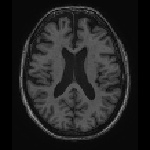
#> input picture train/ad/ad_train_1.jpg, 150 x 150 px, given in place of HF030002_0301_0079.jpg, which was not available
$ jupyter execute --allow-errors general.ipynb   (shell and % lines are left out)
#> lines starting #> are read from the running program, lines starting #| are printed output that depends on the picture; after the words box and inside, x2 and y2 are one past the last pixel; in counts of white or black regions, pixels touching at a corner belong together; pictures that were not available may be replaced by others from this repository, and a replacement may not be noted
[cell 1]
import cv2, sys
import matplotlib.pyplot as plt
import numpy as np

image_general = cv2.imread("C:/opencv_practice/general/HF030002_0301_0079.jpg", cv2.IMREAD_UNCHANGED)
#> image_general is the input picture: shape (150, 150, 3); min 0, max 151, mean 33.8
image_gray_general = cv2.imread("C:/opencv_practice/general/HF030002_0301_0079.jpg", cv2.IMREAD_GRAYSCALE)
#> image_gray_general: shape (150, 150); min 0, max 151, mean 33.8


image_general = cv2.resize(image_general, dsize=(480, 640), interpolation=cv2.INTER_AREA)
#> image_general: shape (640, 480, 3)
image_gray_general = cv2.resize(image_gray_general, dsize=(480, 640), interpolation=cv2.INTER_AREA)
#> image_gray_general: shape (640, 480)


cv2.imshow('image', image_general)
cv2.imshow('image_gray', image_gray_general)
cv2.waitKey(0)
cv2.destroyAllWindows()

[cell 2]
blur_general = cv2.GaussianBlur(image_gray_general, ksize=(7,7), sigmaX=3)
cv2.imshow('blur_general', blur_general)
cv2.waitKey(0)
cv2.destroyAllWindows()

[cell 3]
ret, thresh1 = cv2.threshold(blur_general, 40, 255, cv2.THRESH_BINARY)
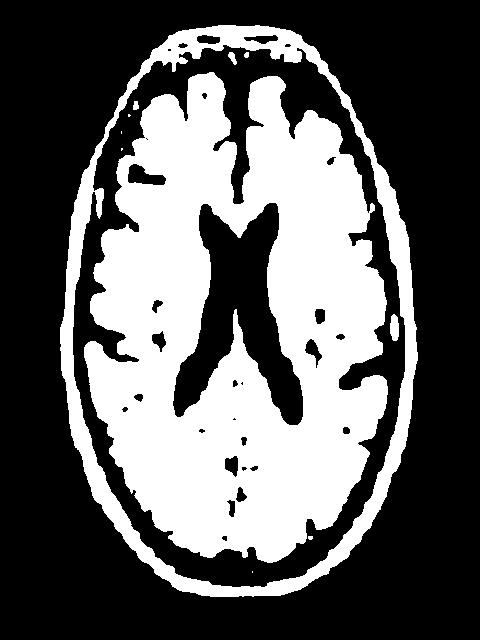
#> thresh1: shape (640, 480); 37.4% white; 11 white regions (5 under 20 px), largest, box (x1, y1, x2, y2) and area: (84, 72, 388, 563) 94352, (60, 25, 418, 597) 20030, (390, 314, 399, 341) 198, (228, 52, 237, 65) 66, (133, 101, 139, 110) 44, (244, 52, 249, 58) 25

cv2.imshow('thresh1', thresh1)
cv2.waitKey(0)
cv2.destroyAllWindows()

[cell 4]
edged_general = cv2.Canny(thresh1, 10, 250)
#> edged_general: shape (640, 480); 2.4% white in thin lines or dots, all inside (x1, y1, x2, y2) = (59, 24, 418, 597)
cv2.imshow('edged_general', edged_general)
cv2.waitKey(0)
cv2.destroyAllWindows()

[cell 5]
contour_general = image_general.copy()

[cell 6]
kernel = cv2.getStructuringElement(cv2.MORPH_RECT, (5,5))
closed_general = cv2.morphologyEx(edged_general, cv2.MORPH_CLOSE , kernel)
cv2.imshow('closed_general', closed_general)
cv2.waitKey(0)
cv2.destroyAllWindows()

[cell 7]
contours, hierarchy = cv2.findContours(closed_general,cv2.RETR_EXTERNAL, cv2.CHAIN_APPROX_NONE)
#> contours = 1 contour; box (x1, y1, x2, y2) and area: (59, 24, 418, 597) 162708
# 외곽선 그리는 용도. 이미지에 그리기 때문에 이 코드 적용하면 원래 이미지에
# 초록색 선 생김

final_result = cv2.drawContours(contour_general, contours, -1, (0,255,0), 3)
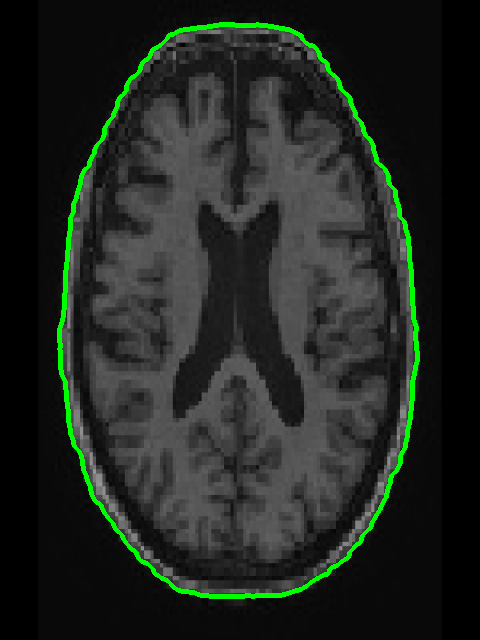
#> final_result: shape (640, 480, 3); mean B, G, R 32.9, 38.7, 32.9
cv2.imshow('final_result', final_result)
cv2.waitKey(0)
cv2.destroyAllWindows()

[cell 8]
len(contours)
#> Out = 1

[cell 9]
contours_xy = np.array(contours)
contours_xy.shape
#> Out = (1, 1425, 1, 2)

[cell 10]
for i in range(len(contours_xy)):
    x_min, x_max = 0,0
    y_min, y_max = 0,0
    x_value = list()
    y_value = list()

    for j in range(len(contours_xy[i])):
        x_value.append(contours_xy[i][j][0][0]) #네번째 괄호가 0일때 x의 값
        y_value.append(contours_xy[i][j][0][1]) #네번째 괄호가 0일때 x의 값

    x_min = min(x_value)
    x_max = max(x_value)
    y_min = min(y_value)
    y_max = max(y_value)

    x = x_min
    y = y_min
    w = x_max-x_min
    h = y_max-y_min

    print(x,y,w,h)


    if w<100 or h<100:
        pass
    else:
        img_trim = image_general[y:y+h, x:x+w]
        cv2.imwrite("C:/new_image/general" + str(i+1) + ".jpg", img_trim)
        cv2.waitKey(0)
        cv2.destroyAllWindows()
#> this loop made 1 pass
#> (x_min, x_max, y_min, y_max, x, y, w, h) on pass 1: (59, 417, 24, 596, 59, 24, 358, 572)
#| 59 24 358 572
#> pass 1, `img_trim = image_general[y:y+h, x:x+w]`:
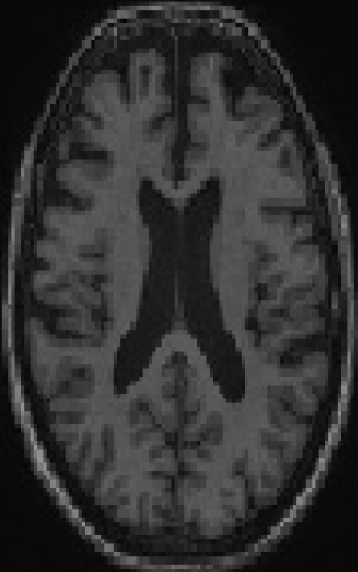
#> img_trim: shape (572, 358, 3); min 0, max 151, mean 48.1

[cell 11]
import os

[cell 12]
import cv2, sys
import matplotlib.pyplot as plt
import numpy as np

[cell 13]
# 여기서부터는 위에 있는 코드를 참고해 이미지를 한꺼번에 처리해보자
folder = "C:/opencv_practice/general"
for filename in os.listdir(folder):
    print(filename)

[cell 14]
file_list = [x for x in os.listdir(folder)]
#> file_list = ['ad_train_1.jpg']

[cell 15]
len(file_list)
#> Out = 1

[cell 16]
import datetime
import time

[cell 17]
basename = "general"
from tqdm import tqdm

for file in tqdm(file_list):
    image_general = cv2.imread("C:/opencv_practice/general/" + str(file), cv2.IMREAD_UNCHANGED)
    image_gray_general = cv2.imread("C:/opencv_practice/general/" + str(file), cv2.IMREAD_GRAYSCALE)

    image_general = cv2.resize(image_general, dsize=(480, 640), interpolation=cv2.INTER_AREA)
    image_gray_general = cv2.resize(image_gray_general, dsize=(480, 640), interpolation=cv2.INTER_AREA)

    blur_general = cv2.GaussianBlur(image_gray_general, ksize=(7,7), sigmaX=3)
    ret, thresh1 = cv2.threshold(blur_general, 40, 255, cv2.THRESH_BINARY)
    edged_general = cv2.Canny(thresh1, 10, 250)
    contour_general = image_general.copy()

    kernel = cv2.getStructuringElement(cv2.MORPH_RECT, (5,5))
#> kernel = [[1, 1, 1, 1, 1], [1, 1, 1, 1, 1], [1, 1, 1, 1, 1], [1, 1, 1, 1, 1], [1, 1, 1, 1, 1]]
    closed_general = cv2.morphologyEx(edged_general, cv2.MORPH_CLOSE , kernel)

    contours, hierarchy = cv2.findContours(closed_general,cv2.RETR_EXTERNAL, cv2.CHAIN_APPROX_NONE)
    final_result = cv2.drawContours(contour_general, contours, -1, (0,255,0), 3)

    contours_xy = np.array(contours)

    for i in range(len(contours_xy)):
        x_min, x_max = 0,0
        y_min, y_max = 0,0
        x_value = list()
        y_value = list()

        for j in range(len(contours_xy[i])):
            x_value.append(contours_xy[i][j][0][0]) #네번째 괄호가 0일때 x의 값
            y_value.append(contours_xy[i][j][0][1]) #네번째 괄호가 0일때 x의 값

        x_min = min(x_value)
        x_max = max(x_value)
        y_min = min(y_value)
        y_max = max(y_value)

        x = x_min
        y = y_min
        w = x_max-x_min
        h = y_max-y_min


        if w<50 or h<50:
            pass
        else:
            img_trim = image_general[y:y+h, x:x+w]
            img_trim = cv2.resize(img_trim, dsize=(480, 640), interpolation=cv2.INTER_AREA)
            suffix = datetime.datetime.now().strftime("%y%m%d_%H%M%S")
            filename = "_".join([basename, suffix])
            time.sleep(0.5)
            cv2.imwrite("C:/new_image/" + filename + ".JPG", img_trim)
#> this loop made 1 pass
#> pass 1, `img_trim = cv2.resize(img_trim, dsize=(480, 640), interpolation=cv2.IN..`:
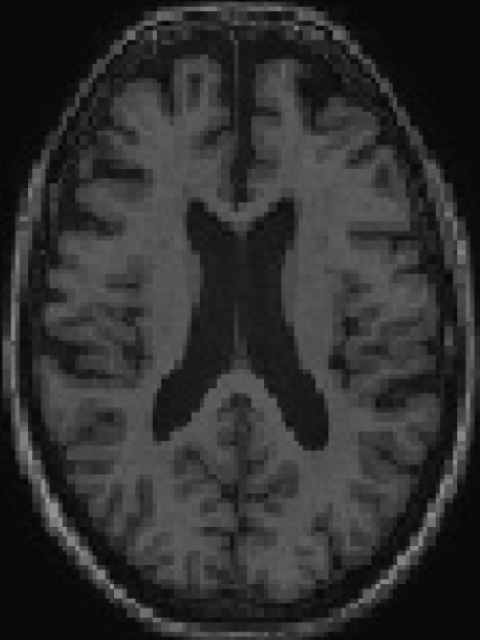
#> img_trim: shape (640, 480, 3); min 0, max 151, mean 48

[cell 18]
image_general = cv2.imread("C:/opencv_practice/warrior/images66.jpg", cv2.IMREAD_UNCHANGED)
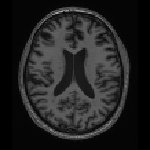
#> input picture train/ad/ad_train_10.jpg, 150 x 150 px, given in place of images66.jpg, which was not available
#> image_general is the input picture: shape (150, 150, 3); min 0, max 172, mean 33.5
image_gray_general = cv2.imread("C:/opencv_practice/warrior/images66.jpg", cv2.IMREAD_GRAYSCALE)
#> image_gray_general: shape (150, 150); min 0, max 172, mean 33.5

image_general = cv2.resize(image_general, dsize=(480, 640), interpolation=cv2.INTER_AREA)
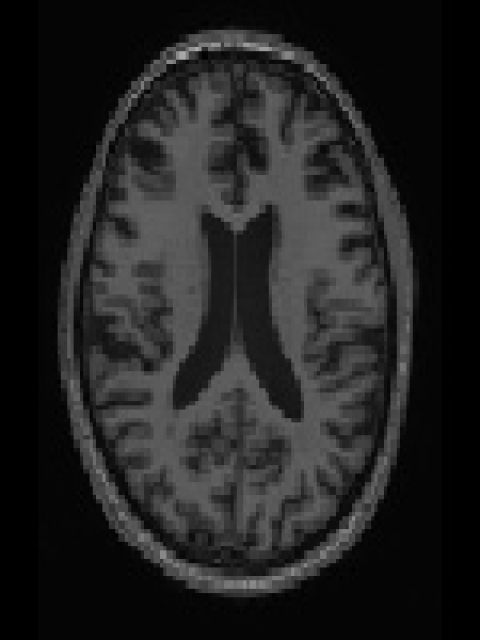
#> image_general: shape (640, 480, 3); min 0, max 172, mean 33.5
image_gray_general = cv2.resize(image_gray_general, dsize=(480, 640), interpolation=cv2.INTER_AREA)
#> image_gray_general: shape (640, 480)

cv2.imshow('image', image_general)
cv2.imshow('image_gray', image_gray_general)
cv2.waitKey(0)
cv2.destroyAllWindows()

[cell 19]
blur_general = cv2.GaussianBlur(image_gray_general, ksize=(5,5), sigmaX=1)
ret, thresh1 = cv2.threshold(blur_general, 120, 255, cv2.THRESH_BINARY)
#> thresh1: shape (640, 480); 0.16% white; 19 white regions (10 under 20 px), largest, box (x1, y1, x2, y2) and area: (243, 43, 272, 51) 98, (176, 51, 188, 59) 84, (188, 45, 201, 51) 50

cv2.imshow('thresh1', thresh1)
cv2.waitKey(0)
cv2.destroyAllWindows()

[cell 20]
edged_general = cv2.Canny(thresh1, 10, 250)
#> edged_general: shape (640, 480); 0.11% white in thin lines or dots, all inside (x1, y1, x2, y2) = (141, 42, 355, 588)
contour_general = image_general.copy()

cv2.imshow('edged_general', thresh1)
cv2.waitKey(0)
cv2.destroyAllWindows()

[cell 21]
kernel = cv2.getStructuringElement(cv2.MORPH_RECT, (5,5))
closed_general = cv2.morphologyEx(edged_general, cv2.MORPH_CLOSE , kernel)
#> closed_general: shape (640, 480); 0.2% white; 14 white regions (7 under 20 px)

contours, hierarchy = cv2.findContours(closed_general,cv2.RETR_EXTERNAL, cv2.CHAIN_APPROX_NONE)
#> contours = 14 contours, 9 with area under 20; largest, box (x1, y1, x2, y2) and area: (176, 42, 220, 59) 178, (241, 580, 264, 588) 126, (242, 42, 272, 51) 94, (283, 51, 292, 58) 41, (159, 550, 166, 559) 35
final_result = cv2.drawContours(contour_general, contours, -1, (0,255,0), 3)

cv2.imshow('final_result', final_result)
cv2.waitKey(0)
cv2.destroyAllWindows()

[cell 22]
len(contours)
#> Out = 14
#> `ret, thresh1 = cv2.threshold(blur_general, 120, 255, cv2.THRESH_BINARY)`: thresh1: shape (640, 480); 0.16% white; 25 white regions (17 under 20 px), largest, box (x1, y1, x2, y2) and area: (93, 469, 108, 502) 164, (75, 410, 79, 423) 48, (401, 409, 405, 418) 34
#> `edged_general = cv2.Canny(thresh1, 10, 250)`: edged_general: shape (640, 480); 0.12% white in thin lines or dots, all inside (x1, y1, x2, y2) = (67, 247, 405, 557)
#> `closed_general = cv2.morphologyEx(edged_general, cv2.MORPH_CLOSE , ker..`: closed_general: shape (640, 480); 0.2% white; 24 white regions (14 under 20 px)
#> `contours, hierarchy = cv2.findContours(closed_general,cv2.RETR_EXTERNA..`: contours = 24 contours, 17 with area under 20; largest, box (x1, y1, x2, y2) and area: (92, 469, 109, 502) 168, (74, 410, 79, 423) 45, (109, 503, 115, 511) 32, (400, 408, 405, 418) 30, (79, 427, 83, 439) 28, (355, 521, 361, 528) 24, (131, 534, 136, 541) 22

[cell 23]
# 이순신 장군 코드를 참고해서 한꺼번애 끝낸다

folder = "C:/opencv_practice/warrior"
basename = "warrior"
file_list = [x for x in os.listdir(folder)]


#> (the rest of this cell did not finish here and is left out)

[cell 24]
image_general = cv2.imread("C:/opencv_practice/god/god (988).jpg", cv2.IMREAD_UNCHANGED)
image_gray_general = cv2.imread("C:/opencv_practice/god/god (988).jpg", cv2.IMREAD_GRAYSCALE)

image_general = cv2.resize(image_general, dsize=(480, 640), interpolation=cv2.INTER_AREA)
image_gray_general = cv2.resize(image_gray_general, dsize=(480, 640), interpolation=cv2.INTER_AREA)

cv2.imshow('image', image_general)
cv2.imshow('image_gray', image_gray_general)
cv2.waitKey(0)
cv2.destroyAllWindows()

[cell 25]
blur_general = cv2.GaussianBlur(image_gray_general, ksize=(11,11), sigmaX=2)
ret, thresh1 = cv2.threshold(blur_general, 70, 255, cv2.THRESH_BINARY)
#> thresh1: shape (640, 480); 20.7% white; 13 white regions (3 under 20 px), largest, box (x1, y1, x2, y2) and area: (94, 77, 383, 550) 50689, (68, 376, 396, 591) 6511, (119, 32, 335, 120) 2623

cv2.imshow('thresh1', thresh1)
cv2.waitKey(0)
cv2.destroyAllWindows()

[cell 26]
edged_general = cv2.Canny(thresh1, 10, 250)
#> edged_general: shape (640, 480); 2.7% white in thin lines or dots, all inside (x1, y1, x2, y2) = (66, 31, 411, 591)
contour_general = image_general.copy()

cv2.imshow('edged_general', edged_general)
cv2.waitKey(0)
cv2.destroyAllWindows()

[cell 27]
kernel = cv2.getStructuringElement(cv2.MORPH_RECT, (5,5))
closed_general = cv2.morphologyEx(edged_general, cv2.MORPH_CLOSE , kernel)
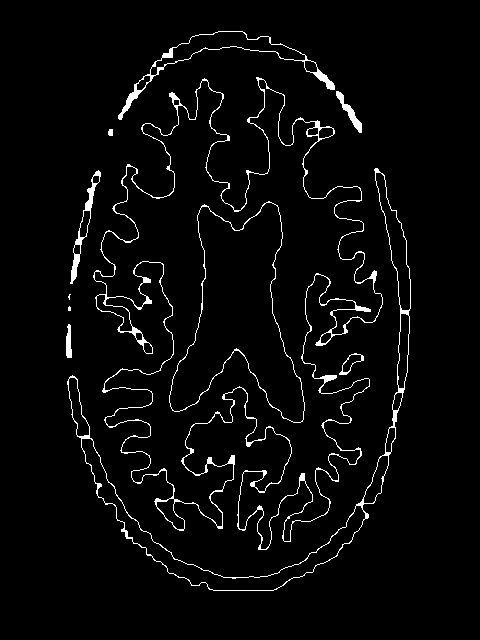
#> closed_general: shape (640, 480); 3.4% white in thin lines or dots, all inside (x1, y1, x2, y2) = (66, 31, 411, 591)

contours, hierarchy = cv2.findContours(closed_general,cv2.RETR_EXTERNAL, cv2.CHAIN_APPROX_NONE)
#> contours = 10 contours, 2 with area under 20; largest, box (x1, y1, x2, y2) and area: (93, 77, 383, 550) 66658, (67, 168, 411, 591) 9160, (118, 31, 335, 120) 2701, (70, 170, 101, 284) 643, (336, 91, 362, 133) 234, (339, 353, 364, 375) 216, (66, 324, 72, 358) 120, (108, 129, 113, 136) 22
final_result = cv2.drawContours(contour_general, contours, -1, (0,255,0), 3)
#> `ret, thresh1 = cv2.threshold(blur_general, 70, 255, cv2.THRESH_BINARY)`:
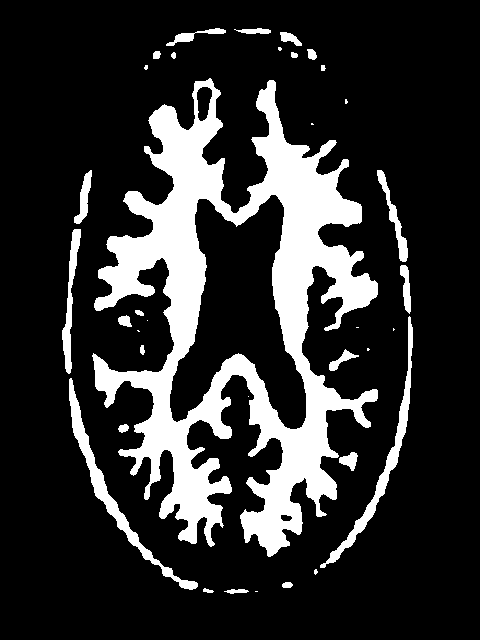
#> thresh1: shape (640, 480); 18.6% white; 36 white regions (12 under 20 px), largest, box (x1, y1, x2, y2) and area: (92, 78, 378, 557) 48891, (69, 378, 198, 590) 2261, (320, 316, 413, 568) 1968
#> `edged_general = cv2.Canny(thresh1, 10, 250)`: edged_general: shape (640, 480); 2.5% white in thin lines or dots, all inside (x1, y1, x2, y2) = (61, 27, 413, 594)
#> `closed_general = cv2.morphologyEx(edged_general, cv2.MORPH_CLOSE , ker..`:
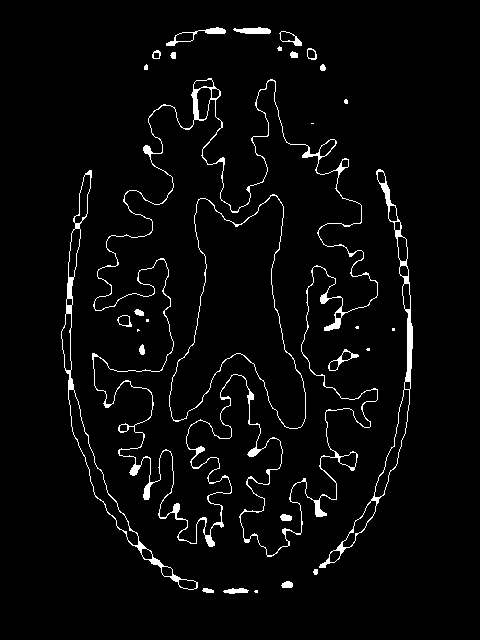
#> closed_general: shape (640, 480); 3.4% white; 31 white regions (9 under 20 px)
#> `contours, hierarchy = cv2.findContours(closed_general,cv2.RETR_EXTERNA..`: contours = 29 contours, 11 with area under 20; largest, box (x1, y1, x2, y2) and area: (92, 78, 378, 557) 66591, (61, 170, 198, 590) 3706, (319, 169, 413, 568) 2980, (166, 27, 226, 46) 286, (328, 349, 359, 371) 215
#> `final_result = cv2.drawContours(contour_general, contours, -1, (0,255,..`:
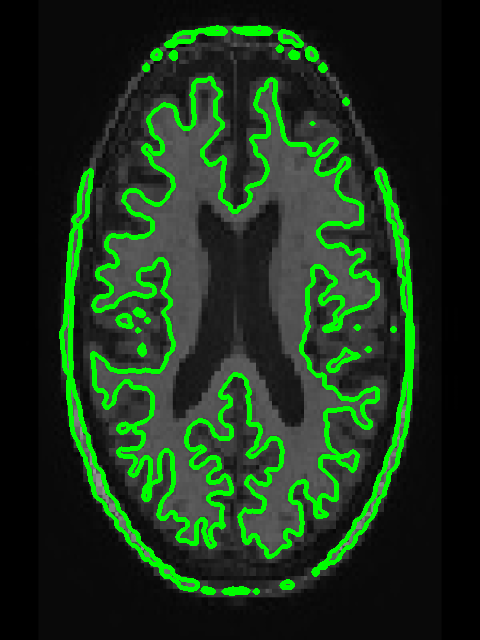
#> final_result: shape (640, 480, 3); mean B, G, R 26.8, 51.9, 26.8

cv2.imshow('final_result', final_result)
cv2.waitKey(0)
cv2.destroyAllWindows()

[cell 28]
folder = "C:/opencv_practice/god"

file_list = [x for x in os.listdir(folder)]
basename = "god"

#> (the rest of this cell did not finish here and is left out)
